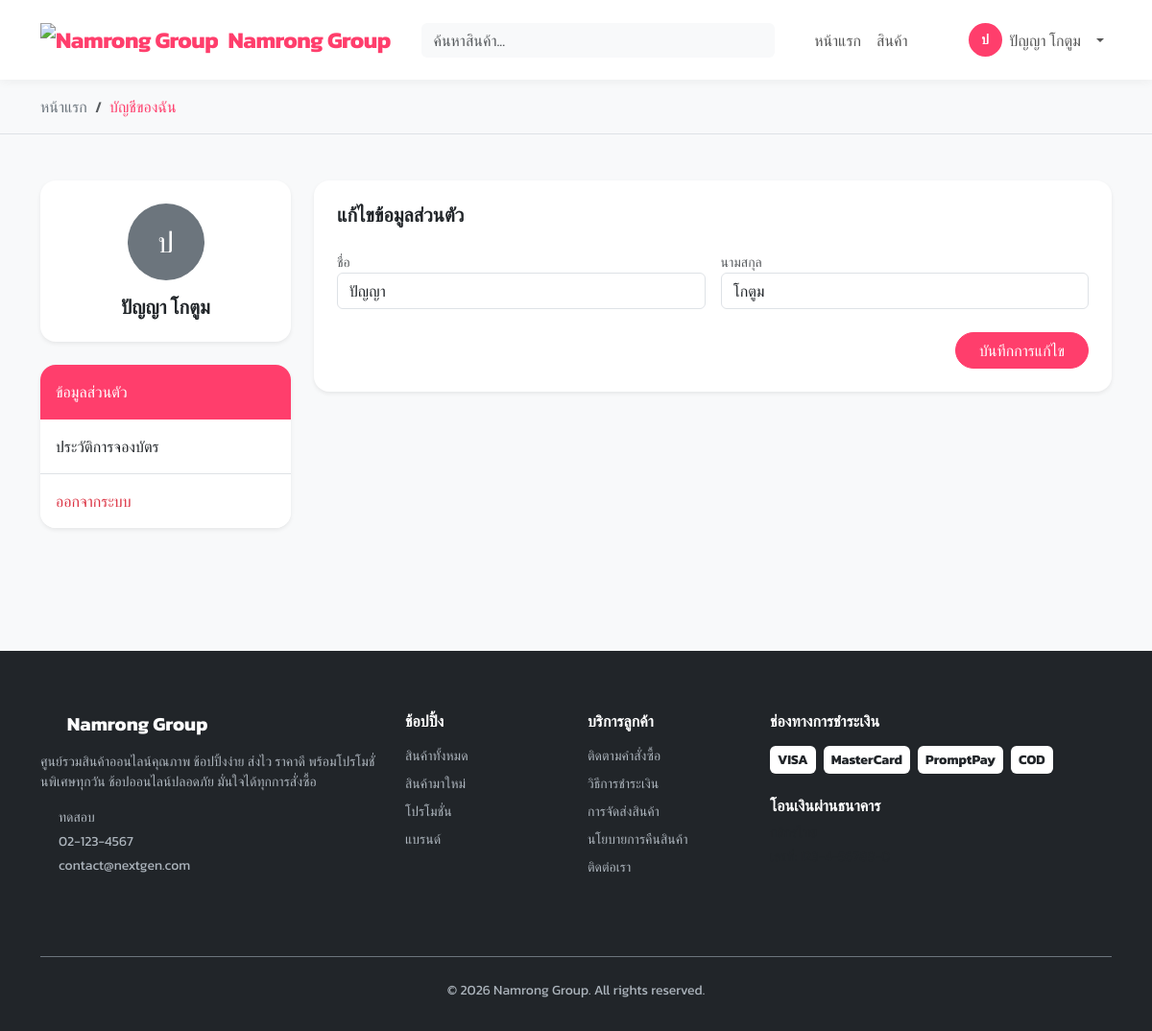
Screenshot of /profile.php (signed in) with the database file from the repository.
### tables this page shows
CREATE TABLE `users` (
  `id` int(11) NOT NULL,
  `email` varchar(100) NOT NULL,
  `password` varchar(255) NOT NULL COMMENT 'เก็บรหัสผ่านแบบ Hash',
  `first_name` varchar(100) NOT NULL,
  `last_name` varchar(100) NOT NULL,
  `phone` varchar(20) DEFAULT NULL,
  `address` text DEFAULT NULL,
  `role` enum('admin','member') NOT NULL DEFAULT 'member',
  `created_at` timestamp NOT NULL DEFAULT current_timestamp(),
  `updated_at` timestamp NOT NULL DEFAULT current_timestamp() ON UPDATE current_timestamp()
);

### profile.php (the view, shortened to what this page needs)
<?php
include 'config/connect.php';
$user_id = $_SESSION['user_id'];
$stmt = $conn->prepare("SELECT * FROM users WHERE id = ?");
$stmt->bind_param("i", $user_id);
$stmt->execute();
$user = $stmt->get_result()->fetch_assoc();
include 'includes/header.php';
?>
<div class="bg-light py-3 border-bottom">
    <div class="container"><nav aria-label="breadcrumb"><ol class="breadcrumb mb-0"><li class="breadcrumb-item"><a href="index">หน้าแรก</a></li><li class="breadcrumb-item active">บัญชีของฉัน</li></ol></nav></div>
</div>
<section class="py-5 bg-light">
    <div class="container">
        <div class="row g-4">
            <div class="col-lg-3">
                <div class="card border-0 shadow-sm rounded-4 mb-4 text-center p-4">
                    <div class="rounded-circle bg-secondary d-flex align-items-center justify-content-center text-white mx-auto mb-3" style="width: 80px; height: 80px; font-size: 30px;">
                        <?php echo mb_substr($user['first_name'], 0, 1, 'UTF-8'); ?>
                    </div>
                    <h5 class="fw-bold mb-0"><?php echo htmlspecialchars($user['first_name'].' '.$user['last_name']); ?></h5>
                </div>
                <div class="card border-0 shadow-sm rounded-4 overflow-hidden">
                    <div class="list-group list-group-flush" id="profileTabs">
                        <a class="list-group-item list-group-item-action py-3 active" data-bs-toggle="list" href="#profile">ข้อมูลส่วนตัว</a>
                        <a class="list-group-item list-group-item-action py-3" data-bs-toggle="list" href="#orders">ประวัติการจองบัตร</a>
                        <a href="logout" class="list-group-item list-group-item-action py-3 text-danger">ออกจากระบบ</a>
                    </div>
                </div>
            </div>
            <div class="col-lg-9">
                <div class="tab-content">
                    <div class="tab-pane fade show active" id="profile">
                        <div class="card border-0 shadow-sm rounded-4 p-4">
                            <h5 class="fw-bold mb-4">แก้ไขข้อมูลส่วนตัว</h5>
                            <form action="" method="POST">
                                <div class="row g-3">
                                    <div class="col-md-6"><label class="small text-muted">ชื่อ</label><input type="text" class="form-control" name="first_name" value="<?php echo htmlspecialchars($user['first_name']); ?>"></div>
                                    <div class="col-md-6"><label class="small text-muted">นามสกุล</label><input type="text" class="form-control" name="last_name" value="<?php echo htmlspecialchars($user['last_name']); ?>"></div>
                                    <div class="col-12 mt-4 text-end"><button type="submit" class="btn btn-primary rounded-pill px-4">บันทึกการแก้ไข</button></div>
                                </div>
                            </form>
                        </div>
                    </div>
                </div>
            </div>
        </div>
    </div>
</section>
<?php include 'includes/footer.php'; ?>

### profile.php (style rules this page uses)
:root { --primary-color: #ff3e6c; }
.btn-primary { background-color: var(--primary-color) !important; border-color: var(--primary-color) !important; }
.list-group-item.active { background-color: var(--primary-color) !important; border-color: var(--primary-color) !important; }

### rows the page displays
users: first_name "ป", first_name+last_name "ปัญญา โกตูม", first_name "ปัญญา", last_name "โกตูม"

### other values shown
$site_name "Namrong Group"
mb_substr($_SESSION['user_name'], 0, 1, 'UTF-8') "ป"
$_SESSION['user_name'] "ปัญญา โกตูม"
$settings['site_name'] "Namrong Group"
$settings['meta_description'] "ศูนย์รวมสินค้าออนไลน์คุณภาพ ช้อปปิ้งง่าย ส่งไว ราคาดี พร้อมโปรโมชั่นพิเศษทุกวัน ช้อปออนไลน์ปลอดภัย มั่นใจได้ทุกการสั่งซื้อ"
$settings['contact_address'] "ทดสอบ"
$settings['contact_phone'] "02-123-4567"
$settings['contact_email'] "contact@nextgen.com"
